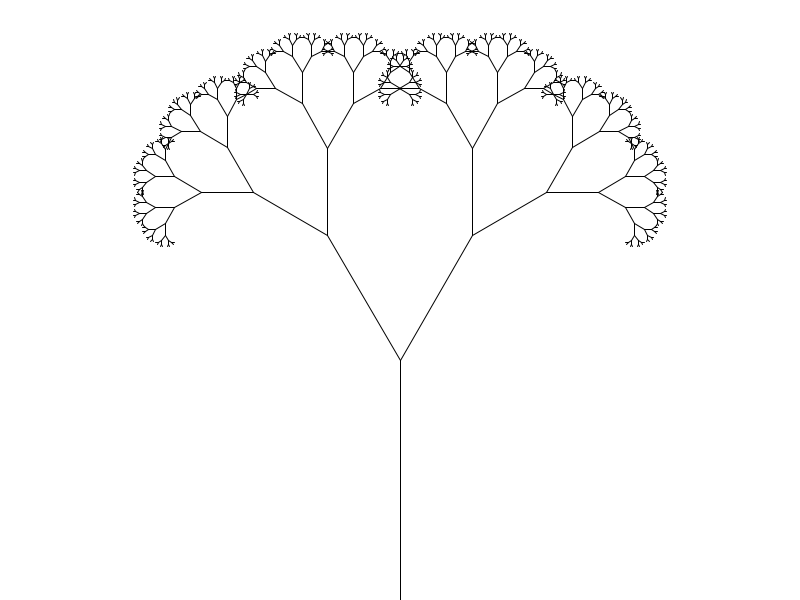
Frame 1 (no input)
Frame 60 (the mouse pressed at the canvas centre just before this capture): identical to frame 1, image omitted
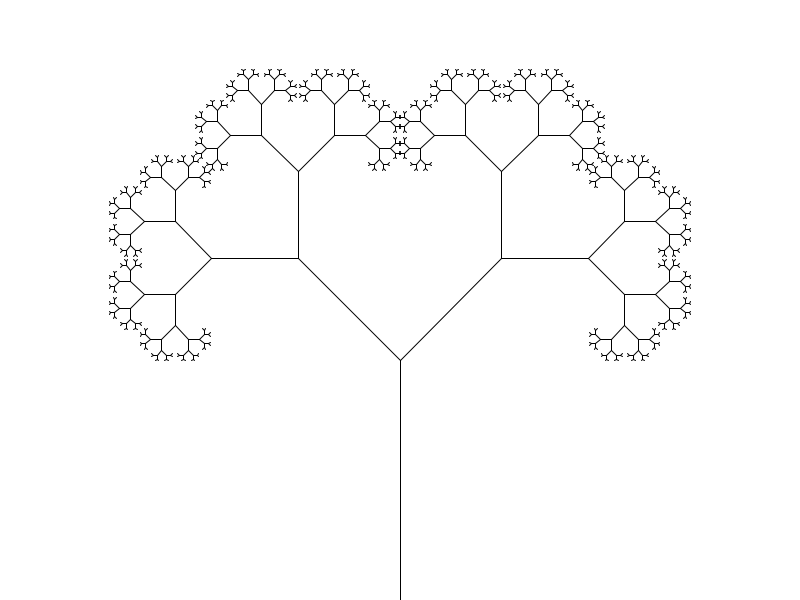
Frame 120 (the mouse held since frame 60 and released just before this capture)

The Processing sketch that drew these frames (run headless with seeded random() and noise(); from frame 60 on, the mouse is pressed at the canvas centre):

// Processing sketch: sketch_034_tree_with_translate
// ── sketch_034_tree_with_translate.pde
float theta;
void setup() {
  size(800, 600);
  theta = PI/6;
}

void draw() {
  background(255);
  if(mouseX > 0) theta = map(mouseX, 0, width, 0, PI/2);
  translate(width/2, height);
  branch(240);
}

void branch(float len) {
  if(len < 2) return;
  line(0, 0, 0, -len);
  translate(0, -len);
  
  len *= 0.6;
  
  pushMatrix();
  rotate(-theta);
  branch(len);
  popMatrix();
  
  pushMatrix();
  rotate(theta);
  branch(len);
  popMatrix();
}
